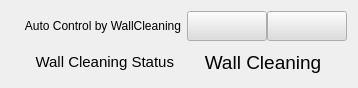
  <widget class="QWidget" name="layoutWidget" >
   <property name="geometry" >
    <rect>
     <x>10</x>
     <y>725</y>
     <width>342</width>
     <height>74</height>
    </rect>
   </property>
   <layout class="QVBoxLayout" >
    <item>
     <layout class="QHBoxLayout" >
      <item>
       <widget class="QLabel" name="label_32" >
        <property name="minimumSize" >
         <size>
          <width>170</width>
          <height>30</height>
         </size>
        </property>
        <property name="maximumSize" >
         <size>
          <width>160</width>
          <height>30</height>
         </size>
        </property>
        <property name="palette" >
         <palette>
          <active>
           <colorrole role="Base" >
            <brush brushstyle="SolidPattern" >
             <color alpha="255" >
              <red>255</red>
              <green>255</green>
              <blue>255</blue>
             </color>
            </brush>
           </colorrole>
           <colorrole role="Window" >
            <brush brushstyle="SolidPattern" >
             <color alpha="255" >
              <red>194</red>
              <green>192</green>
              <blue>255</blue>
             </color>
            </brush>
           </colorrole>
          </active>
          <inactive>
           <colorrole role="Base" >
            <brush brushstyle="SolidPattern" >
             <color alpha="255" >
              <red>255</red>
              <green>255</green>
              <blue>255</blue>
             </color>
            </brush>
           </colorrole>
           <colorrole role="Window" >
            <brush brushstyle="SolidPattern" >
             <color alpha="255" >
              <red>194</red>
              <green>192</green>
              <blue>255</blue>
             </color>
            </brush>
           </colorrole>
          </inactive>
          <disabled>
           <colorrole role="Base" >
            <brush brushstyle="SolidPattern" >
             <color alpha="255" >
              <red>194</red>
              <green>192</green>
              <blue>255</blue>
             </color>
            </brush>
           </colorrole>
           <colorrole role="Window" >
            <brush brushstyle="SolidPattern" >
             <color alpha="255" >
              <red>194</red>
              <green>192</green>
              <blue>255</blue>
             </color>
            </brush>
           </colorrole>
          </disabled>
         </palette>
        </property>
        <property name="font" >
         <font>
          <pointsize>9</pointsize>
          <weight>50</weight>
          <bold>false</bold>
         </font>
        </property>
        <property name="autoFillBackground" >
         <bool>false</bool>
        </property>
        <property name="frameShape" >
         <enum>QFrame::NoFrame</enum>
        </property>
        <property name="frameShadow" >
         <enum>QFrame::Plain</enum>
        </property>
        <property name="lineWidth" >
         <number>1</number>
        </property>
        <property name="text" >
         <string>Auto Control by WallCleaning</string>
        </property>
        <property name="alignment" >
         <set>Qt::AlignRight|Qt::AlignTrailing|Qt::AlignVCenter</set>
        </property>
       </widget>
      </item>
      <item>
       <layout class="QHBoxLayout" >
        <property name="spacing" >
         <number>0</number>
        </property>
        <item>
         <widget class="CAPushButton" name="caPushButton_3" >
          <property name="minimumSize" >
           <size>
            <width>80</width>
            <height>30</height>
           </size>
          </property>
          <property name="maximumSize" >
           <size>
            <width>80</width>
            <height>30</height>
           </size>
          </property>
          <property name="palette" >
           <palette>
            <active>
             <colorrole role="Button" >
              <brush brushstyle="SolidPattern" >
               <color alpha="255" >
                <red>220</red>
                <green>220</green>
                <blue>220</blue>
               </color>
              </brush>
             </colorrole>
            </active>
            <inactive>
             <colorrole role="Button" >
              <brush brushstyle="SolidPattern" >
               <color alpha="255" >
                <red>220</red>
                <green>220</green>
                <blue>220</blue>
               </color>
              </brush>
             </colorrole>
            </inactive>
            <disabled>
             <colorrole role="Button" >
              <brush brushstyle="SolidPattern" >
               <color alpha="255" >
                <red>220</red>
                <green>220</green>
                <blue>220</blue>
               </color>
              </brush>
             </colorrole>
            </disabled>
           </palette>
          </property>
          <property name="font" >
           <font>
            <pointsize>14</pointsize>
            <weight>75</weight>
            <bold>true</bold>
           </font>
          </property>
          <property name="buttonType" >
           <enum>CAPushButton::FalseButton</enum>
          </property>
          <property name="pvname" >
           <string>DLS_WC_AUTO_CTRL</string>
          </property>
          <property name="passwd" >
           <bool>false</bool>
          </property>
          <property name="passwdstr" stdset="0" >
           <string/>
          </property>
          <property name="truelabel" >
           <string>Disable</string>
          </property>
          <property name="falselabel" >
           <string>Disable</string>
          </property>
          <property name="selColor" >
           <color>
            <red>255</red>
            <green>0</green>
            <blue>0</blue>
           </color>
          </property>
         </widget>
        </item>
        <item>
         <widget class="CAPushButton" name="caPushButton_4" >
          <property name="minimumSize" >
           <size>
            <width>80</width>
            <height>30</height>
           </size>
          </property>
          <property name="maximumSize" >
           <size>
            <width>80</width>
            <height>30</height>
           </size>
          </property>
          <property name="palette" >
           <palette>
            <active>
             <colorrole role="Button" >
              <brush brushstyle="SolidPattern" >
               <color alpha="255" >
                <red>220</red>
                <green>220</green>
                <blue>220</blue>
               </color>
              </brush>
             </colorrole>
            </active>
            <inactive>
             <colorrole role="Button" >
              <brush brushstyle="SolidPattern" >
               <color alpha="255" >
                <red>220</red>
                <green>220</green>
                <blue>220</blue>
               </color>
              </brush>
             </colorrole>
            </inactive>
            <disabled>
             <colorrole role="Button" >
              <brush brushstyle="SolidPattern" >
               <color alpha="255" >
                <red>220</red>
                <green>220</green>
                <blue>220</blue>
               </color>
              </brush>
             </colorrole>
            </disabled>
           </palette>
          </property>
          <property name="font" >
           <font>
            <pointsize>14</pointsize>
            <weight>75</weight>
            <bold>true</bold>
           </font>
          </property>
          <property name="buttonType" >
           <enum>CAPushButton::TrueButton</enum>
          </property>
          <property name="pvname" >
           <string>DLS_WC_AUTO_CTRL</string>
          </property>
          <property name="passwd" >
           <bool>false</bool>
          </property>
          <property name="passwdstr" stdset="0" >
           <string/>
          </property>
          <property name="truelabel" >
           <string>Enable</string>
          </property>
          <property name="falselabel" >
           <string>Enable</string>
          </property>
          <property name="selColor" >
           <color>
            <red>0</red>
            <green>255</green>
            <blue>0</blue>
           </color>
          </property>
         </widget>
        </item>
       </layout>
      </item>
     </layout>
    </item>
    <item>
     <layout class="QHBoxLayout" >
      <item>
       <widget class="QLabel" name="label_33" >
        <property name="minimumSize" >
         <size>
          <width>160</width>
          <height>30</height>
         </size>
        </property>
        <property name="maximumSize" >
         <size>
          <width>160</width>
          <height>30</height>
         </size>
        </property>
        <property name="palette" >
         <palette>
          <active>
           <colorrole role="Base" >
            <brush brushstyle="SolidPattern" >
             <color alpha="255" >
              <red>255</red>
              <green>255</green>
              <blue>255</blue>
             </color>
            </brush>
           </colorrole>
           <colorrole role="Window" >
            <brush brushstyle="SolidPattern" >
             <color alpha="255" >
              <red>194</red>
              <green>192</green>
              <blue>255</blue>
             </color>
            </brush>
           </colorrole>
          </active>
          <inactive>
           <colorrole role="Base" >
            <brush brushstyle="SolidPattern" >
             <color alpha="255" >
              <red>255</red>
              <green>255</green>
              <blue>255</blue>
             </color>
            </brush>
           </colorrole>
           <colorrole role="Window" >
            <brush brushstyle="SolidPattern" >
             <color alpha="255" >
              <red>194</red>
              <green>192</green>
              <blue>255</blue>
             </color>
            </brush>
           </colorrole>
          </inactive>
          <disabled>
           <colorrole role="Base" >
            <brush brushstyle="SolidPattern" >
             <color alpha="255" >
              <red>194</red>
              <green>192</green>
              <blue>255</blue>
             </color>
            </brush>
           </colorrole>
           <colorrole role="Window" >
            <brush brushstyle="SolidPattern" >
             <color alpha="255" >
              <red>194</red>
              <green>192</green>
              <blue>255</blue>
             </color>
            </brush>
           </colorrole>
          </disabled>
         </palette>
        </property>
        <property name="font" >
         <font>
          <pointsize>11</pointsize>
          <weight>50</weight>
          <bold>false</bold>
         </font>
        </property>
        <property name="autoFillBackground" >
         <bool>false</bool>
        </property>
        <property name="frameShape" >
         <enum>QFrame::NoFrame</enum>
        </property>
        <property name="frameShadow" >
         <enum>QFrame::Plain</enum>
        </property>
        <property name="lineWidth" >
         <number>1</number>
        </property>
        <property name="text" >
         <string>Wall Cleaning Status</string>
        </property>
        <property name="alignment" >
         <set>Qt::AlignRight|Qt::AlignTrailing|Qt::AlignVCenter</set>
        </property>
       </widget>
      </item>
      <item>
       <widget class="CALabel" name="caLabel_19" >
        <property name="minimumSize" >
         <size>
          <width>160</width>
          <height>0</height>
         </size>
        </property>
        <property name="maximumSize" >
         <size>
          <width>160</width>
          <height>16777215</height>
         </size>
        </property>
        <property name="font" >
         <font>
          <pointsize>14</pointsize>
         </font>
        </property>
        <property name="autoFillBackground" >
         <bool>true</bool>
        </property>
        <property name="text" >
         <string>Wall Cleaning</string>
        </property>
        <property name="alignment" >
         <set>Qt::AlignCenter</set>
        </property>
        <property name="pvname" >
         <string>CCS_WC_STATUS</string>
        </property>
        <property name="dmode" stdset="0" >
         <enum>CALabel::Choice</enum>
        </property>
        <property name="cmode" stdset="0" >
         <enum>CALabel::Alarm</enum>
        </property>
        <property name="dbrequest" stdset="0" >
         <enum>CALabel::DBRGSTR</enum>
        </property>
        <property name="messages" stdset="0" >
         <stringlist>
          <string>WC Stop</string>
          <string>Wall Cleaning</string>
          <string></string>
         </stringlist>
        </property>
       </widget>
      </item>
     </layout>
    </item>
   </layout>
  </widget>
